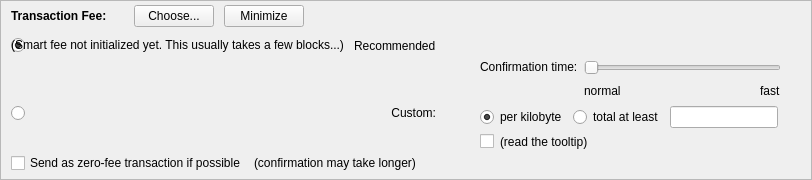
    <widget class="QFrame" name="frameFee">
     <property name="sizePolicy">
      <sizepolicy hsizetype="Expanding" vsizetype="Expanding">
       <horstretch>0</horstretch>
       <verstretch>0</verstretch>
      </sizepolicy>
     </property>
     <property name="maximumSize">
      <size>
       <width>16777215</width>
       <height>16777215</height>
      </size>
     </property>
     <property name="frameShape">
      <enum>QFrame::StyledPanel</enum>
     </property>
     <property name="frameShadow">
      <enum>QFrame::Sunken</enum>
     </property>
     <layout class="QVBoxLayout" name="verticalLayoutFee1">
      <property name="spacing">
       <number>0</number>
      </property>
      <property name="leftMargin">
       <number>0</number>
      </property>
      <property name="topMargin">
       <number>0</number>
      </property>
      <property name="rightMargin">
       <number>0</number>
      </property>
      <property name="bottomMargin">
       <number>0</number>
      </property>
      <item>
       <layout class="QVBoxLayout" name="verticalLayoutFee2" stretch="0,0,0">
        <property name="spacing">
         <number>0</number>
        </property>
        <property name="leftMargin">
         <number>10</number>
        </property>
        <property name="topMargin">
         <number>0</number>
        </property>
        <item>
         <layout class="QHBoxLayout" name="horizontalLayoutFee1">
          <property name="bottomMargin">
           <number>0</number>
          </property>
          <item>
           <layout class="QVBoxLayout" name="verticalLayoutFee7">
            <property name="spacing">
             <number>0</number>
            </property>
            <item>
             <spacer name="verticalSpacerSmartFee">
              <property name="orientation">
               <enum>Qt::Vertical</enum>
              </property>
              <property name="sizeType">
               <enum>QSizePolicy::Fixed</enum>
              </property>
              <property name="sizeHint" stdset="0">
               <size>
                <width>1</width>
                <height>4</height>
               </size>
              </property>
             </spacer>
            </item>
            <item>
             <layout class="QHBoxLayout" name="horizontalLayoutSmartFee">
              <property name="spacing">
               <number>10</number>
              </property>
              <item>
               <widget class="QLabel" name="labelFeeHeadline">
                <property name="sizePolicy">
                 <sizepolicy hsizetype="Preferred" vsizetype="Maximum">
                  <horstretch>0</horstretch>
                  <verstretch>0</verstretch>
                 </sizepolicy>
                </property>
                <property name="font">
                 <font>
                  <weight>75</weight>
                  <bold>true</bold>
                 </font>
                </property>
                <property name="styleSheet">
                 <string notr="true">font-weight:bold;</string>
                </property>
                <property name="text">
                 <string>Transaction Fee:</string>
                </property>
               </widget>
              </item>
              <item>
               <widget class="QLabel" name="labelFeeMinimized">
                <property name="text">
                 <string/>
                </property>
               </widget>
              </item>
              <item>
               <widget class="QPushButton" name="buttonChooseFee">
                <property name="text">
                 <string>Choose...</string>
                </property>
               </widget>
              </item>
              <item>
               <widget class="QPushButton" name="buttonMinimizeFee">
                <property name="toolTip">
                 <string>collapse fee-settings</string>
                </property>
                <property name="text">
                 <string>Minimize</string>
                </property>
               </widget>
              </item>
             </layout>
            </item>
            <item>
             <spacer name="verticalSpacer_5">
              <property name="orientation">
               <enum>Qt::Vertical</enum>
              </property>
              <property name="sizeHint" stdset="0">
               <size>
                <width>1</width>
                <height>1</height>
               </size>
              </property>
             </spacer>
            </item>
           </layout>
          </item>
          <item>
           <spacer name="horizontalSpacer_4">
            <property name="orientation">
             <enum>Qt::Horizontal</enum>
            </property>
            <property name="sizeHint" stdset="0">
             <size>
              <width>40</width>
              <height>20</height>
             </size>
            </property>
           </spacer>
          </item>
         </layout>
        </item>
        <item>
         <widget class="QFrame" name="frameFeeSelection">
          <layout class="QVBoxLayout" name="verticalLayoutFee12">
           <property name="spacing">
            <number>0</number>
           </property>
           <property name="leftMargin">
            <number>0</number>
           </property>
           <property name="topMargin">
            <number>0</number>
           </property>
           <property name="rightMargin">
            <number>0</number>
           </property>
           <property name="bottomMargin">
            <number>0</number>
           </property>
           <item>
            <layout class="QGridLayout" name="gridLayoutFee">
             <property name="topMargin">
              <number>10</number>
             </property>
             <property name="bottomMargin">
              <number>4</number>
             </property>
             <property name="horizontalSpacing">
              <number>10</number>
             </property>
             <property name="verticalSpacing">
              <number>4</number>
             </property>
             <item row="2" column="4">
              <layout class="QVBoxLayout" name="verticalLayoutFee8">
               <property name="spacing">
                <number>6</number>
               </property>
               <item>
                <layout class="QHBoxLayout" name="horizontalLayoutFee13">
                 <item>
                  <widget class="QRadioButton" name="radioCustomPerKilobyte">
                   <property name="toolTip">
                    <string>If the custom fee is set to 1000 uPIVs and the transaction is only 250 bytes, then &quot;per kilobyte&quot; only pays 250 uPIVs in fee,&lt;br /&gt;while &quot;at least&quot; pays 1000 uPIVs. For transactions bigger than a kilobyte both pay by kilobyte.</string>
                   </property>
                   <property name="text">
                    <string>per kilobyte</string>
                   </property>
                   <property name="checked">
                    <bool>true</bool>
                   </property>
                   <attribute name="buttonGroup">
                    <string notr="true">groupCustomFee</string>
                   </attribute>
                  </widget>
                 </item>
                 <item>
                  <widget class="QRadioButton" name="radioCustomAtLeast">
                   <property name="toolTip">
                    <string>If the custom fee is set to 1000 uPIVs and the transaction is only 250 bytes, then &quot;per kilobyte&quot; only pays 250 uPIVs in fee,&lt;br /&gt;while &quot;total at least&quot; pays 1000 uPIVs. For transactions bigger than a kilobyte both pay by kilobyte.</string>
                   </property>
                   <property name="text">
                    <string>total at least</string>
                   </property>
                   <attribute name="buttonGroup">
                    <string notr="true">groupCustomFee</string>
                   </attribute>
                  </widget>
                 </item>
                 <item>
                  <widget class="BitcoinAmountField" name="customFee"/>
                 </item>
                 <item>
                  <spacer name="horizontalSpacer_6">
                   <property name="orientation">
                    <enum>Qt::Horizontal</enum>
                   </property>
                   <property name="sizeHint" stdset="0">
                    <size>
                     <width>1</width>
                     <height>1</height>
                    </size>
                   </property>
                  </spacer>
                 </item>
                </layout>
               </item>
               <item>
                <layout class="QHBoxLayout" name="horizontalLayoutFee8">
                 <item>
                  <widget class="QCheckBox" name="checkBoxMinimumFee">
                   <property name="toolTip">
                    <string>Paying only the minimum fee is just fine as long as there is less transaction volume than space in the blocks.&lt;br /&gt;But be aware that this can end up in a never confirming transaction once there is more demand for STLL transactions than the network can process.</string>
                   </property>
                   <property name="text">
                    <string/>
                   </property>
                  </widget>
                 </item>
                 <item>
                  <widget class="QLabel" name="labelMinFeeWarning">
                   <property name="enabled">
                    <bool>true</bool>
                   </property>
                   <property name="toolTip">
                    <string>Paying only the minimum fee is just fine as long as there is less transaction volume than space in the blocks.&lt;br /&gt;But be aware that this can end up in a never confirming transaction once there is more demand for STLL transactions than the network can process.</string>
                   </property>
                   <property name="text">
                    <string>(read the tooltip)</string>
                   </property>
                   <property name="margin">
                    <number>5</number>
                   </property>
                  </widget>
                 </item>
                 <item>
                  <spacer name="horizontalSpacer_2">
                   <property name="orientation">
                    <enum>Qt::Horizontal</enum>
                   </property>
                   <property name="sizeHint" stdset="0">
                    <size>
                     <width>1</width>
                     <height>1</height>
                    </size>
                   </property>
                  </spacer>
                 </item>
                </layout>
               </item>
              </layout>
             </item>
             <item row="1" column="0">
              <layout class="QVBoxLayout" name="verticalLayoutFee4" stretch="1">
               <item>
                <spacer name="verticalSpacer_2">
                 <property name="orientation">
                  <enum>Qt::Vertical</enum>
                 </property>
                 <property name="sizeHint" stdset="0">
                  <size>
                   <width>1</width>
                   <height>1</height>
                  </size>
                 </property>
                </spacer>
               </item>
              </layout>
             </item>
             <item row="2" column="0">
              <layout class="QVBoxLayout" name="verticalLayoutFee9" stretch="0,1">
               <item>
                <widget class="QRadioButton" name="radioCustomFee">
                 <property name="text">
                  <string/>
                 </property>
                 <attribute name="buttonGroup">
                  <string notr="true">groupFee</string>
                 </attribute>
                </widget>
               </item>
               <item>
                <spacer name="verticalSpacer_6">
                 <property name="orientation">
                  <enum>Qt::Vertical</enum>
                 </property>
                 <property name="sizeHint" stdset="0">
                  <size>
                   <width>1</width>
                   <height>1</height>
                  </size>
                 </property>
                </spacer>
               </item>
              </layout>
             </item>
             <item row="1" column="4">
              <layout class="QVBoxLayout" name="verticalLayoutFee3" stretch="0,0,1">
               <property name="spacing">
                <number>6</number>
               </property>
               <property name="topMargin">
                <number>2</number>
               </property>
               <item>
                <layout class="QHBoxLayout" name="horizontalLayoutFee12">
                 <item>
                  <spacer name="horizontalSpacer_5">
                   <property name="orientation">
                    <enum>Qt::Horizontal</enum>
                   </property>
                   <property name="sizeHint" stdset="0">
                    <size>
                     <width>1</width>
                     <height>1</height>
                    </size>
                   </property>
                  </spacer>
                 </item>
                </layout>
               </item>
               <item>
                <layout class="QHBoxLayout" name="horizontalLayoutFee9">
                 <item>
                  <layout class="QVBoxLayout" name="verticalLayoutFee6">
                   <item>
                    <widget class="QLabel" name="labelSmartFee3">
                     <property name="text">
                      <string>Confirmation time:</string>
                     </property>
                     <property name="margin">
                      <number>2</number>
                     </property>
                    </widget>
                   </item>
                   <item>
                    <spacer name="verticalSpacer_3">
                     <property name="orientation">
                      <enum>Qt::Vertical</enum>
                     </property>
                     <property name="sizeHint" stdset="0">
                      <size>
                       <width>1</width>
                       <height>1</height>
                      </size>
                     </property>
                    </spacer>
                   </item>
                  </layout>
                 </item>
                 <item>
                  <layout class="QVBoxLayout" name="verticalLayoutFee5">
                   <property name="rightMargin">
                    <number>30</number>
                   </property>
                   <item>
                    <widget class="QSlider" name="sliderSmartFee">
                     <property name="minimum">
                      <number>0</number>
                     </property>
                     <property name="maximum">
                      <number>24</number>
                     </property>
                     <property name="pageStep">
                      <number>1</number>
                     </property>
                     <property name="value">
                      <number>0</number>
                     </property>
                     <property name="orientation">
                      <enum>Qt::Horizontal</enum>
                     </property>
                     <property name="invertedAppearance">
                      <bool>false</bool>
                     </property>
                     <property name="invertedControls">
                      <bool>false</bool>
                     </property>
                     <property name="tickPosition">
                      <enum>QSlider::NoTicks</enum>
                     </property>
                    </widget>
                   </item>
                   <item>
                    <layout class="QHBoxLayout" name="horizontalLayoutFee10">
                     <item>
                      <widget class="QLabel" name="labelSmartFeeNormal">
                       <property name="text">
                        <string>normal</string>
                       </property>
                      </widget>
                     </item>
                     <item>
                      <spacer name="horizontalSpacer_3">
                       <property name="orientation">
                        <enum>Qt::Horizontal</enum>
                       </property>
                       <property name="sizeHint" stdset="0">
                        <size>
                         <width>40</width>
                         <height>20</height>
                        </size>
                       </property>
                      </spacer>
                     </item>
                     <item>
                      <widget class="QLabel" name="labelSmartFeeFast">
                       <property name="text">
                        <string>fast</string>
                       </property>
                      </widget>
                     </item>
                    </layout>
                   </item>
                  </layout>
                 </item>
                </layout>
               </item>
               <item>
                <spacer name="verticalSpacer_4">
                 <property name="orientation">
                  <enum>Qt::Vertical</enum>
                 </property>
                 <property name="sizeHint" stdset="0">
                  <size>
                   <width>1</width>
                   <height>1</height>
                  </size>
                 </property>
                </spacer>
               </item>
              </layout>
             </item>
             <item row="0" column="1">
              <widget class="QLabel" name="labelSmartFee_2">
               <property name="text">
                <string>Recommended</string>
               </property>
              </widget>
             </item>
             <item row="0" column="0">
              <widget class="QRadioButton" name="radioSmartFee">
               <property name="text">
                <string/>
               </property>
               <property name="checked">
                <bool>true</bool>
               </property>
               <attribute name="buttonGroup">
                <string notr="true">groupFee</string>
               </attribute>
              </widget>
             </item>
             <item row="2" column="1">
              <widget class="QLabel" name="labelCustomFee">
               <property name="text">
                <string>Custom:</string>
               </property>
               <property name="alignment">
                <set>Qt::AlignRight|Qt::AlignTop|Qt::AlignTrailing</set>
               </property>
              </widget>
             </item>
             <item row="0" column="2">
              <widget class="QLabel" name="labelSmartFee">
               <property name="text">
                <string/>
               </property>
               <property name="margin">
                <number>2</number>
               </property>
              </widget>
             </item>
             <item row="0" column="0">
              <widget class="QLabel" name="labelSmartFee2">
               <property name="text">
                <string>(Smart fee not initialized yet. This usually takes a few blocks...)</string>
               </property>
               <property name="alignment">
                <set>Qt::AlignHCenter</set>
               </property>
               <property name="margin">
                <number>2</number>
               </property>
              </widget>
             </item>
             <item row="0" column="3">
              <widget class="QLabel" name="labelFeeEstimation">
               <property name="text">
                <string/>
               </property>
              </widget>
             </item>
            </layout>
           </item>
           <item>
            <layout class="QHBoxLayout" name="horizontalLayoutFee5" stretch="0,0,0">
             <property name="spacing">
              <number>8</number>
             </property>
             <property name="bottomMargin">
              <number>4</number>
             </property>
             <item>
              <widget class="QCheckBox" name="checkBoxFreeTx">
               <property name="text">
                <string>Send as zero-fee transaction if possible</string>
               </property>
              </widget>
             </item>
             <item>
              <widget class="QLabel" name="labelFreeTx">
               <property name="text">
                <string>(confirmation may take longer)</string>
               </property>
               <property name="margin">
                <number>5</number>
               </property>
              </widget>
             </item>
             <item>
              <spacer name="horizontalSpacerFee5">
               <property name="orientation">
                <enum>Qt::Horizontal</enum>
               </property>
               <property name="sizeHint" stdset="0">
                <size>
                 <width>1</width>
                 <height>1</height>
                </size>
               </property>
              </spacer>
             </item>
            </layout>
           </item>
           <item>
            <spacer name="verticalSpacerFee2">
             <property name="orientation">
              <enum>Qt::Vertical</enum>
             </property>
             <property name="sizeHint" stdset="0">
              <size>
               <width>1</width>
               <height>1</height>
              </size>
             </property>
            </spacer>
           </item>
          </layout>
         </widget>
        </item>
        <item>
         <spacer name="verticalSpacerFee">
          <property name="orientation">
           <enum>Qt::Vertical</enum>
          </property>
          <property name="sizeHint" stdset="0">
           <size>
            <width>800</width>
            <height>1</height>
           </size>
          </property>
         </spacer>
        </item>
       </layout>
      </item>
     </layout>
    </widget>
